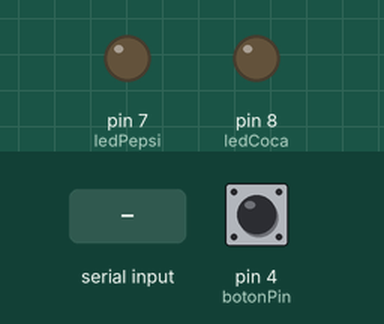
Recording of a sketch running on a simulated Arduino Nano, built with avr-gcc and run on an emulated ATmega328P. Parts: output pins drawn as LEDs (lit = HIGH). The test bench sets the inputs (shaded band); at power-on: pin 4 (botonPin) LOW.

Above: at 1.2 s.
1.3 s: "0" received over Serial
At 2.0 s:
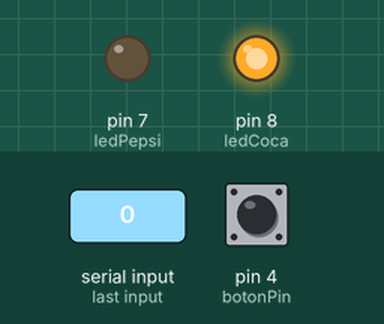
4.3 s: "1" received over Serial
At 7.0 s:
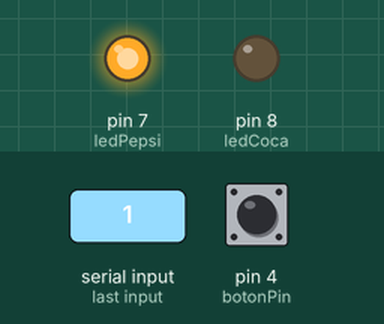
Timing chart, 0 to 12.8 s (numbered marks = the images above; inputs shaded):
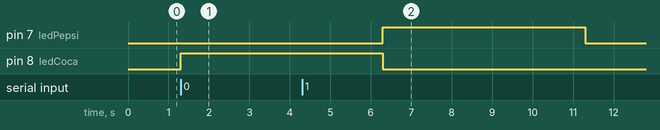

The sketch:

arudino.ino
```cpp
int ledCoca = 8; // LED conectado al pin 8
int ledPepsi = 7; // LED conectado al pin 7
int botonPin = 4; // Botón conectado al pin 4
bool botonFuePresionado = false; // Indica si el botón fue presionado previamente

void setup() {
  pinMode(ledCoca, OUTPUT);
  pinMode(ledPepsi, OUTPUT);
  pinMode(botonPin, INPUT); // Configura el pin del botón como entrada sin pull-up
  Serial.begin(9600); // Inicia la comunicación serial
}

void loop() {
  // Verifica si el botón es presionado
  bool estadoBoton = digitalRead(botonPin);

  if (estadoBoton == HIGH && !botonFuePresionado) {
    Serial.println("foto"); // Envía el mensaje "foto" a la Jetson Nano
    botonFuePresionado = true; // Marca el botón como presionado
    delay(200); // Pequeño retraso para evitar rebote del botón
  } if (estadoBoton == LOW) {
    botonFuePresionado = false;
    } // Marca el botón como no presionado cuando se suelta

  // Verifica si hay datos disponibles para leer desde la Jetson Nano
  if (Serial.available() > 0) {
    char resultado = Serial.read(); // Lee el resultado enviado por la Jetson Nano
  if (resultado == '0') {
    digitalWrite(ledCoca, HIGH); // Enciende el LED de Coca
    delay(5000); // Espera 5 segundos
    digitalWrite(ledCoca, LOW); // Apaga el LED de Coca
  }
  else if (resultado == '1') {
    digitalWrite(ledPepsi, HIGH); // Enciende el LED de Pepsi
    delay(5000); // Espera 5 segundos
    digitalWrite(ledPepsi, LOW); // Apaga el LED de Pepsi
    }
  }
}
```

Measured:
- after the input at 1.3 s, pin 8 (ledCoca): LOW → HIGH at once
- after the input at 4.3 s, pin 7 (ledPepsi): LOW → HIGH after 2.0 s, → LOW 5.0 s later
